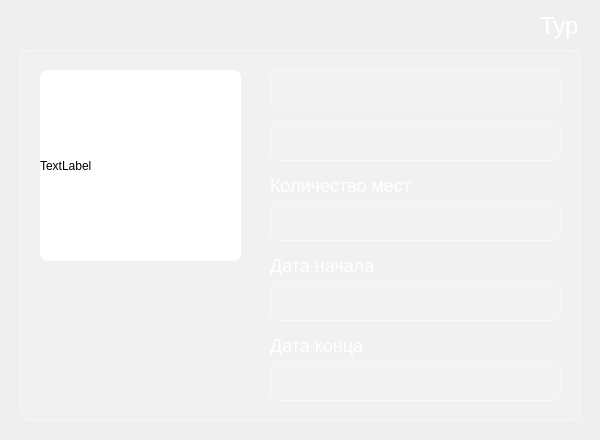
<?xml version="1.0" encoding="UTF-8"?>
<ui version="4.0">
 <class>Dialog</class>
 <widget class="QDialog" name="Dialog">
  <property name="geometry">
   <rect>
    <x>0</x>
    <y>0</y>
    <width>600</width>
    <height>440</height>
   </rect>
  </property>
  <property name="windowTitle">
   <string>Dialog</string>
  </property>
  <property name="styleSheet">
   <string notr="true">background-color: qlineargradient(spread:pad, x1:1, y1:1, x2:0, y2:0,
    stop:0 rgba(20, 65, 30, 255),
    stop:0.427447 rgba(35, 95, 55, 235),
    stop:1 rgba(110, 160, 90, 255));</string>
  </property>
  <widget class="QLabel" name="label_Guide">
   <property name="geometry">
    <rect>
     <x>540</x>
     <y>10</y>
     <width>41</width>
     <height>31</height>
    </rect>
   </property>
   <property name="styleSheet">
    <string notr="true">background-color: none;
font-size: 24px;
border: none;
color: white;</string>
   </property>
   <property name="text">
    <string>Тур</string>
   </property>
  </widget>
  <widget class="QLabel" name="label_2">
   <property name="geometry">
    <rect>
     <x>270</x>
     <y>70</y>
     <width>291</width>
     <height>41</height>
    </rect>
   </property>
   <property name="styleSheet">
    <string notr="true">background-color: rgba(255, 255, 255, 0.15);
color: rgb(235, 245, 235);
border: 1px solid rgba(255, 255, 255, 0.35);
border-radius: 8px</string>
   </property>
   <property name="text">
    <string>Сплав по реке Печора</string>
   </property>
  </widget>
  <widget class="QLabel" name="label">
   <property name="geometry">
    <rect>
     <x>40</x>
     <y>70</y>
     <width>201</width>
     <height>191</height>
    </rect>
   </property>
   <property name="styleSheet">
    <string notr="true">background-color: white;
border-radius: 8px;</string>
   </property>
   <property name="text">
    <string>TextLabel</string>
   </property>
  </widget>
  <widget class="QLabel" name="label_3">
   <property name="geometry">
    <rect>
     <x>270</x>
     <y>120</y>
     <width>291</width>
     <height>41</height>
    </rect>
   </property>
   <property name="styleSheet">
    <string notr="true">background-color: rgba(255, 255, 255, 0.15);
color: rgb(235, 245, 235);
border: 1px solid rgba(255, 255, 255, 0.35);
border-radius: 8px</string>
   </property>
   <property name="text">
    <string>Активен</string>
   </property>
  </widget>
  <widget class="QFrame" name="frame">
   <property name="geometry">
    <rect>
     <x>20</x>
     <y>50</y>
     <width>561</width>
     <height>371</height>
    </rect>
   </property>
   <property name="styleSheet">
    <string notr="true">background-color: rgba(255, 255, 255, 0.15);
color: rgb(235, 245, 235);
border: 1px solid rgba(255, 255, 255, 0.35);
border-radius: 8px</string>
   </property>
   <property name="frameShape">
    <enum>QFrame::Shape::StyledPanel</enum>
   </property>
   <property name="frameShadow">
    <enum>QFrame::Shadow::Raised</enum>
   </property>
   <widget class="QLabel" name="label_Guide_2">
    <property name="geometry">
     <rect>
      <x>250</x>
      <y>120</y>
      <width>141</width>
      <height>31</height>
     </rect>
    </property>
    <property name="styleSheet">
     <string notr="true">background-color: none;
font-size: 18px;
border: none;
color: white;</string>
    </property>
    <property name="text">
     <string>Количество мест</string>
    </property>
   </widget>
   <widget class="QLabel" name="label_4">
    <property name="geometry">
     <rect>
      <x>250</x>
      <y>150</y>
      <width>291</width>
      <height>41</height>
     </rect>
    </property>
    <property name="styleSheet">
     <string notr="true">background-color: rgba(255, 255, 255, 0.15);
color: rgb(235, 245, 235);
border: 1px solid rgba(255, 255, 255, 0.35);
border-radius: 8px</string>
    </property>
    <property name="text">
     <string>10</string>
    </property>
   </widget>
   <widget class="QLabel" name="label_Guide_3">
    <property name="geometry">
     <rect>
      <x>250</x>
      <y>200</y>
      <width>141</width>
      <height>31</height>
     </rect>
    </property>
    <property name="styleSheet">
     <string notr="true">background-color: none;
font-size: 18px;
border: none;
color: white;</string>
    </property>
    <property name="text">
     <string>Дата начала</string>
    </property>
   </widget>
   <widget class="QLabel" name="label_5">
    <property name="geometry">
     <rect>
      <x>250</x>
      <y>230</y>
      <width>291</width>
      <height>41</height>
     </rect>
    </property>
    <property name="styleSheet">
     <string notr="true">background-color: rgba(255, 255, 255, 0.15);
color: rgb(235, 245, 235);
border: 1px solid rgba(255, 255, 255, 0.35);
border-radius: 8px</string>
    </property>
    <property name="text">
     <string>20.10.2026</string>
    </property>
   </widget>
   <widget class="QLabel" name="label_Guide_4">
    <property name="geometry">
     <rect>
      <x>250</x>
      <y>280</y>
      <width>141</width>
      <height>31</height>
     </rect>
    </property>
    <property name="styleSheet">
     <string notr="true">background-color: none;
font-size: 18px;
border: none;
color: white;</string>
    </property>
    <property name="text">
     <string>Дата конца</string>
    </property>
   </widget>
   <widget class="QLabel" name="label_6">
    <property name="geometry">
     <rect>
      <x>250</x>
      <y>310</y>
      <width>291</width>
      <height>41</height>
     </rect>
    </property>
    <property name="styleSheet">
     <string notr="true">background-color: rgba(255, 255, 255, 0.15);
color: rgb(235, 245, 235);
border: 1px solid rgba(255, 255, 255, 0.35);
border-radius: 8px</string>
    </property>
    <property name="text">
     <string>25.10.2026</string>
    </property>
   </widget>
  </widget>
  <zorder>frame</zorder>
  <zorder>label_Guide</zorder>
  <zorder>label_2</zorder>
  <zorder>label</zorder>
  <zorder>label_3</zorder>
 </widget>
 <resources/>
 <connections/>
</ui>
